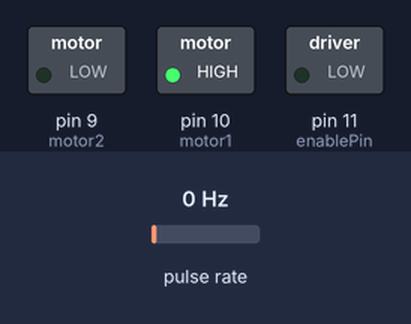
Simulated run of this sketch. Board: Arduino Uno, built with avr-gcc and run on an emulated ATmega328P. On the bench: switched loads named in the sketch (green lamp = pin HIGH). Wiring (inferred from the names in the program): pulse sensor: data pin 2. The test bench sets the inputs (shaded band); at power-on: pulse rate 0 Hz. What the sketch prints to the serial monitor is not drawn.

Above: at 0.05 s.
At 0.6 s:
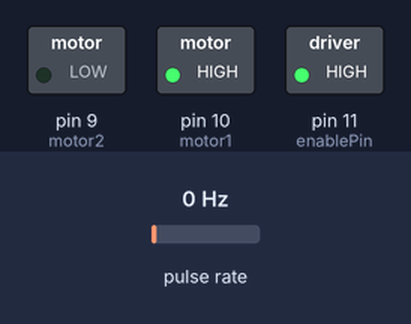
At 1.6 s:
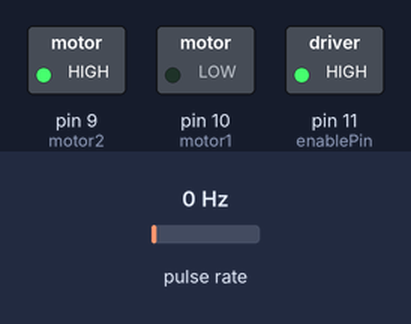
Timing chart, 0 to 3.0 s (numbered marks = the images above):
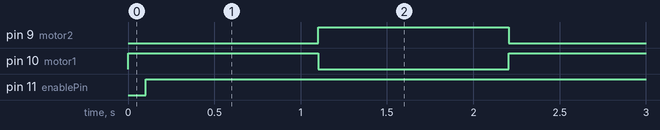

Measured:
- by itself, pin 9 (motor2): alternates HIGH for 1.1 s and LOW for 1.0 s
- by itself, pin 10 (motor1): alternates HIGH for 1.0 s and LOW for 1.1 s
- by itself, pin 11 (enablePin): LOW → HIGH at 0.10 s

The sketch:

motorTest.ino
```cpp
int enablePin = 11;
int motor1 = 10;
int motor2 = 9;

int incomingByte = 0;   // for incoming serial data
//int speed = 0;
int count2 = 0;


#define encoderI 2
#define encoderQ 3 // Only use one interrupt in this example

volatile int count;

void setup()
{
	Serial.begin(115200);     // opens serial port, sets data rate to 9600 bps

	pinMode(motor1, OUTPUT);
	pinMode(motor2, OUTPUT);
	pinMode(enablePin, OUTPUT);

	count = 0;
	pinMode(encoderI, INPUT); attachInterrupt(digitalPinToInterrupt(2), handleEncoder, CHANGE);
	pinMode(encoderQ, INPUT);


	// Finding home position by driving slowly to both end positions
	setMotor(0);

	count = 0;


}

void loop()
{


	Delay(100);
	setMotor(700);
	Delay(1000);
	setMotor(-700);
	Delay(1000);


}

void setMotor(int speed)
{

	// make sure  speed variable is within accepted margins

	if (speed == 0)
	{
		analogWrite(enablePin, speed);
		digitalWrite(motor1, HIGH);
		digitalWrite(motor2, LOW);


	}
	else if (speed > 0)
	{

		if (speed >= 255)
		{
			speed = 255;
		}
		speed = map(speed, 0, 255, 80, 255);
		analogWrite(enablePin, speed);
		digitalWrite(motor1, HIGH);
		digitalWrite(motor2, LOW);

	}
	else {


		if (speed <= -255)
		{
			speed = -255;
		}
		speed = map(speed, -255, -1, -255, -80);
		analogWrite(enablePin, -1 * speed);
		digitalWrite(motor1, LOW);
		digitalWrite(motor2, HIGH);

	}
}

void handleEncoder()
{

	//if( (PINB & _BV(PD2)) ==  (PINB & _BV(PD3)))
	if (digitalRead(encoderI) == digitalRead(encoderQ))

	{
		count++;
	}
	else
	{
		count--;
	}

}

void Delay(int interval)
{

	unsigned long startTime = millis();

	while (millis() - startTime <= interval)
	{
		// do nothing while waiting for time to pass
		Serial.println(count);
	}
	return;

}

void driveTo(int setpoint)
{
	float gain = 0.08;
	int error = 0;

	error = setpoint - count;

	while (error >= 20 || error <= -20)
	{

		error = setpoint - count;
		int control = gain * error;

		setMotor(control);
		Serial.print(count);
		Serial.print("  ");
		Serial.println(error);

	}

	setMotor(0);

}
```
